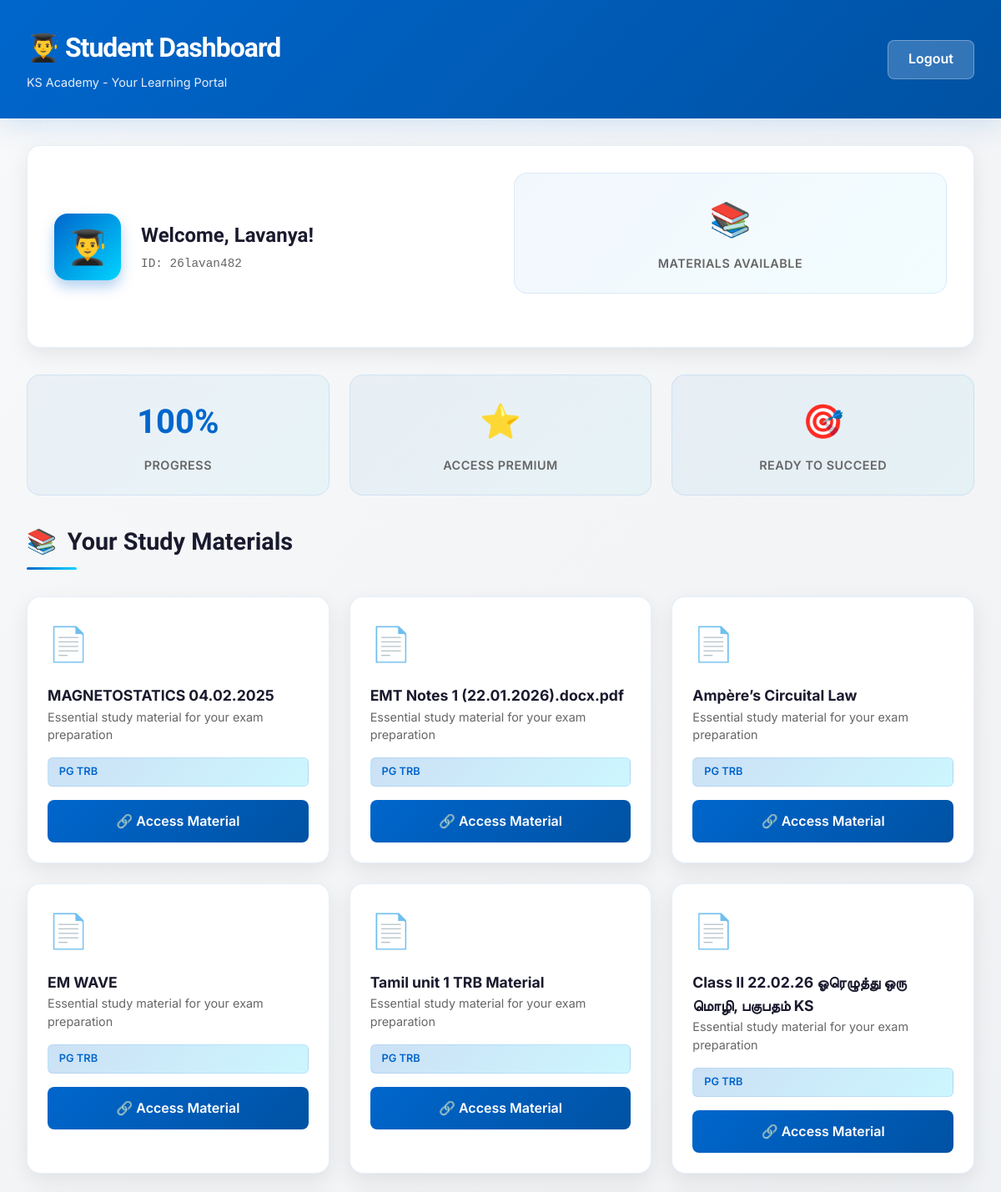
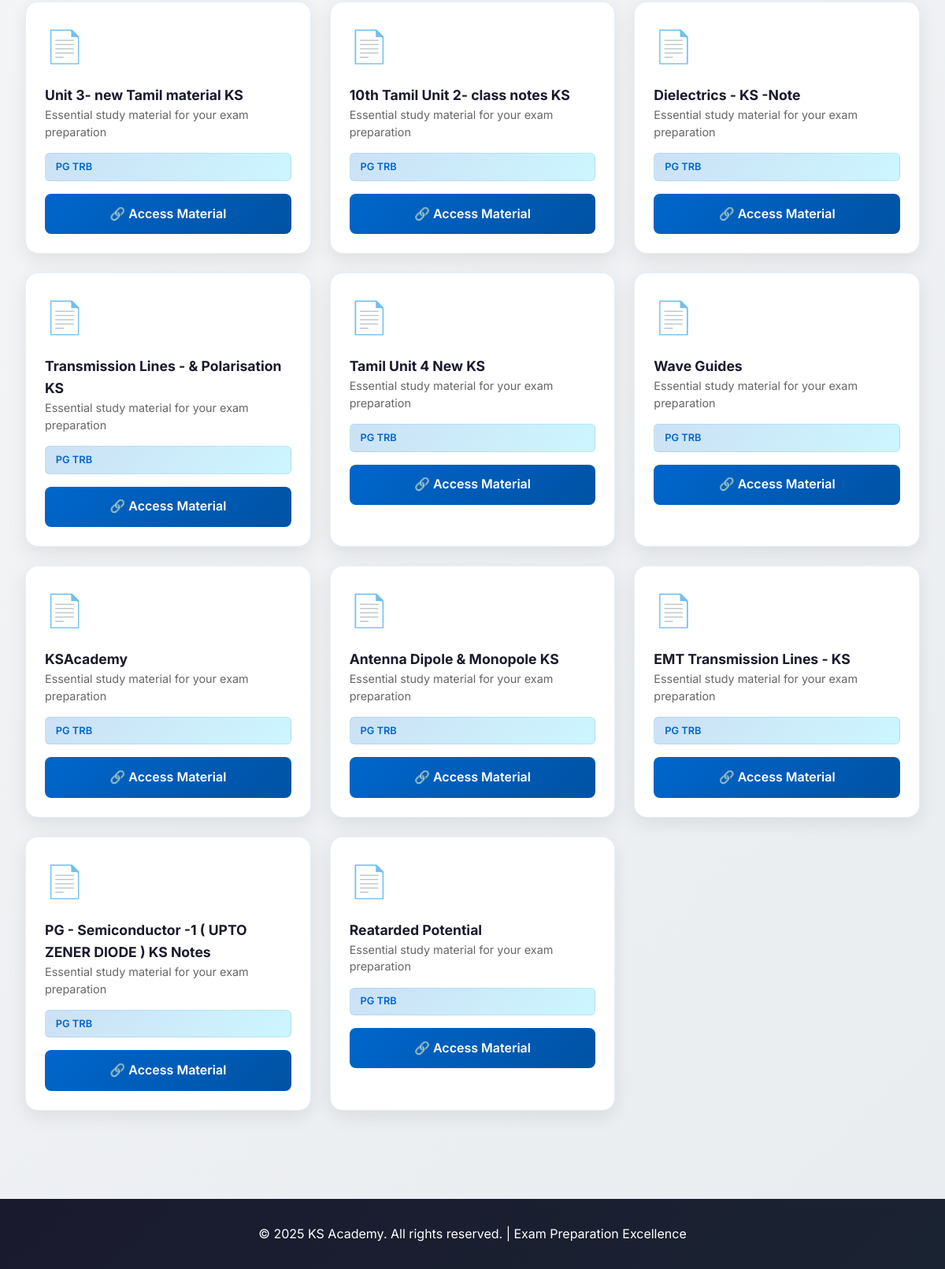
/student (signed in), run on the app's committed database (2 pictures, top to bottom).
### tables this page shows
CREATE TABLE students (
        id INTEGER PRIMARY KEY AUTOINCREMENT,
        name TEXT NOT NULL,
        userid TEXT NOT NULL UNIQUE,
        password TEXT NOT NULL,
        category TEXT NOT NULL
    );

CREATE TABLE materials (
        id INTEGER PRIMARY KEY AUTOINCREMENT,
        title TEXT NOT NULL,
        link TEXT NOT NULL,
        category TEXT NOT NULL
    );

### app.py (the view)
@app.route('/student')
def student():
    if not session.get('user') or session['user'] == 'admin':
        return redirect('/login')
    with get_db() as con:
        cur = con.cursor()
        cur.execute("SELECT name, category FROM students WHERE userid = ?", (session['user'],))
        student_data = cur.fetchone()
        if student_data:
            materials = con.execute("SELECT * FROM materials WHERE category = ?", (student_data[1],)).fetchall()
        else:
            materials = []
    return render_template("student.html",
                           student_name=student_data[0] if student_data else '',
                           userid=session.get('user'),
                           materials=materials)

### app.py (called while the page is built)
def get_db():
    conn = sqlite3.connect('data.db', check_same_thread=False)
    return conn

### templates/student.html (shortened to what this page needs)
<!DOCTYPE html>
<html lang="en">
<head>
</head>
<body>
    <header>
        <div class="header-container">
            <div class="header-content">
                <h1>👨‍🎓 Student Dashboard</h1>
                <p class="header-subtitle">KS Academy - Your Learning Portal</p>
            </div>
            <a href="{{ url_for('logout') }}" class="logout-btn">Logout</a>
        </div>
    </header>
    <div class="container">
        <section class="profile-section">
            <div class="profile-content">
                <div class="profile-avatar">👨‍🎓</div>
                <div class="profile-info">
                    <h2>Welcome, {{ student_name }}!</h2>
                    <p class="profile-id">ID: {{ userid }}</p>
                </div>
            </div>
            <div class="stats-grid">
                <div class="stat-card">
                    <div class="stat-value">📚</div>
                    <div class="stat-label">Materials Available</div>
                </div>
            </div>
        </section>
        <div class="stats-grid">
            <div class="stat-card">
                <div class="stat-value">100%</div>
                <div class="stat-label">Progress</div>
            </div>
            <div class="stat-card">
                <div class="stat-value">⭐</div>
                <div class="stat-label">Access Premium</div>
            </div>
            <div class="stat-card">
                <div class="stat-value">🎯</div>
                <div class="stat-label">Ready to Succeed</div>
            </div>
        </div>
        <section>
            <div class="section-header">
                <h3>
                    <span>📚</span>
                    Your Study Materials
                </h3>
                <div class="section-underline"></div>
            </div>
            {% if materials %}
            <div class="materials-grid">
                {% for mat in materials %}
                <div class="material-card">
                    <div class="material-icon">📄</div>
                    <div>
                        <h4 class="material-title">{{ mat[1] }}</h4>
                        <p class="material-description">Essential study material for your exam preparation</p>
                    </div>
                    <div class="material-category">{{ mat[3] if mat|length > 3 else 'Study Material' }}</div>
                    <a href="{{ mat[2] }}" target="_blank" class="material-link">
                        🔗 Access Material
                    </a>
                </div>
                {% endfor %}
            </div>
            {% else %}
            <div class="empty-state">
                <div class="empty-state-icon">📭</div>
                <h4>No Materials Yet</h4>
                <p>Your study materials will appear here. Check back soon!</p>
            </div>
            {% endif %}
        </section>
    </div>
    <footer>
        <p>&copy; 2025 KS Academy. All rights reserved. | Exam Preparation Excellence</p>
    </footer>
</body>
</html>

### templates/student.html (style rules this page uses)
:root { --primary: #0066cc; --primary-dark: #0052a3; --secondary: #ff6b35; --accent: #00d4ff; --success: #2ecc71; --text-dark: #1a1a2e; --text-light: #f5f5f5; --bg-light: #f8f9fa; --border-color: rgba(0, 102, 204, 0.1); }
* { margin: 0; padding: 0; box-sizing: border-box; }
html { scroll-behavior: smooth; }
body { font-family: 'Inter', -apple-system, BlinkMacSystemFont, 'Segoe UI', sans-serif; background: linear-gradient(135deg, var(--bg-light) 0%, #e9ecef 100%); color: var(--text-dark); line-height: 1.6; }
header { background: linear-gradient(135deg, var(--primary) 0%, var(--primary-dark) 100%); color: white; padding: 2rem; box-shadow: 0 8px 32px rgba(0, 102, 204, 0.15); animation: slideInDown 0.6s ease-out; }
.header-container { max-width: 1200px; margin: 0 auto; display: flex; justify-content: space-between; align-items: center; }
.header-content h1 { font-family: 'Clash Display', sans-serif; font-size: 2rem; font-weight: 700; letter-spacing: -1px; margin-bottom: 0.25rem; }
.header-subtitle { font-size: 0.9rem; opacity: 0.9; }
.logout-btn { background: rgba(255, 255, 255, 0.2); color: white; padding: 0.6rem 1.5rem; border: 1px solid rgba(255, 255, 255, 0.3); border-radius: 8px; text-decoration: none; font-weight: 600; transition: all 0.3s ease; backdrop-filter: blur(10px); }
.container { max-width: 1200px; margin: 0 auto; padding: 2rem; }
.profile-section { background: white; padding: 2rem; border-radius: 16px; box-shadow: 0 8px 24px rgba(0, 0, 0, 0.08); margin-bottom: 2rem; animation: slideInUp 0.6s ease-out; border: 1px solid var(--border-color); display: grid; grid-template-columns: 1fr 1fr; gap: 2rem; align-items: center; }
.profile-content { display: flex; align-items: center; gap: 1.5rem; }
.profile-avatar { width: 80px; height: 80px; background: linear-gradient(135deg, var(--primary), var(--accent)); border-radius: 16px; display: flex; align-items: center; justify-content: center; font-size: 2.5rem; box-shadow: 0 8px 16px rgba(0, 102, 204, 0.3); }
.profile-info h2 { font-family: 'Clash Display', sans-serif; font-size: 1.5rem; margin-bottom: 0.25rem; }
.profile-id { color: #666; font-size: 0.9rem; font-family: 'Space Mono', monospace; }
.stats-grid { display: grid; grid-template-columns: repeat(auto-fit, minmax(200px, 1fr)); gap: 1.5rem; margin-bottom: 2rem; }
.stat-card { background: linear-gradient(135deg, rgba(0, 102, 204, 0.05), rgba(0, 212, 255, 0.05)); padding: 1.5rem; border-radius: 16px; border: 1px solid var(--border-color); text-align: center; transition: all 0.3s ease; animation: scaleIn 0.6s ease-out; }
.stat-value { font-family: 'Clash Display', sans-serif; font-size: 2.5rem; font-weight: 700; color: var(--primary); margin-bottom: 0.5rem; }
.stat-label { color: #666; font-size: 0.9rem; font-weight: 600; text-transform: uppercase; letter-spacing: 0.5px; }
.section-header { margin-bottom: 2rem; }
.section-header h3 { font-family: 'Clash Display', sans-serif; font-size: 1.8rem; color: var(--text-dark); display: flex; align-items: center; gap: 0.8rem; margin-bottom: 0.5rem; }
.section-underline { width: 60px; height: 3px; background: linear-gradient(90deg, var(--primary), var(--accent)); border-radius: 2px; }
.materials-grid { display: grid; grid-template-columns: repeat(auto-fill, minmax(300px, 1fr)); gap: 1.5rem; margin-bottom: 2rem; }
.material-card { background: white; border-radius: 16px; padding: 1.5rem; box-shadow: 0 8px 24px rgba(0, 0, 0, 0.08); border: 1px solid var(--border-color); transition: all 0.3s ease; animation: slideInUp 0.6s ease-out; display: flex; flex-direction: column; gap: 1rem; }
.material-icon { font-size: 2.5rem; }
.material-title { font-weight: 700; font-size: 1.1rem; color: var(--text-dark); }
.material-description { color: #666; font-size: 0.9rem; line-height: 1.5; }
.material-category { display: inline-block; background: linear-gradient(135deg, rgba(0, 102, 204, 0.2), rgba(0, 212, 255, 0.2)); color: var(--primary); padding: 0.4rem 0.8rem; border-radius: 6px; font-size: 0.8rem; font-weight: 600; border: 1px solid var(--border-color); }
.material-link { background: linear-gradient(135deg, var(--primary), var(--primary-dark)); color: white; padding: 0.8rem 1rem; border-radius: 8px; text-decoration: none; font-weight: 600; text-align: center; transition: all 0.3s ease; display: block; }
footer { background: linear-gradient(135deg, var(--text-dark) 0%, #1a2332 100%); color: white; text-align: center; padding: 2rem; margin-top: 3rem; }
footer p { margin: 0; }

### data on the page
students: name "Lavanya", userid "26lavan482"
materials: title "MAGNETOSTATICS 04.02.2025", category "PG TRB"
materials: title "EMT Notes 1 (22.01.2026).docx.pdf", category "PG TRB"
materials: title "Ampère’s Circuital Law", category "PG TRB"
materials: title "EM WAVE", category "PG TRB"
materials: title "Tamil unit 1 TRB Material", category "PG TRB"
materials: title "Class II 22.02.26 ஓரெழுத்து ஒரு மொழி, பகுபதம் KS", category "PG TRB"
materials: title "Unit 3- new Tamil material KS", category "PG TRB"
materials: title "10th Tamil Unit 2- class notes KS", category "PG TRB"
materials: title "Dielectrics - KS -Note", category "PG TRB"
materials: title "Transmission Lines - & Polarisation KS", category "PG TRB"
materials: title "Tamil Unit 4 New KS", category "PG TRB"
materials: title "Wave Guides", category "PG TRB"
materials: title "KSAcademy", category "PG TRB"
materials: title "Antenna Dipole & Monopole KS", category "PG TRB"
materials: title "EMT Transmission Lines - KS", category "PG TRB"
materials: title "PG - Semiconductor -1 ( UPTO ZENER DIODE ) KS Notes", category "PG TRB"
materials: title "Reatarded Potential", category "PG TRB"
